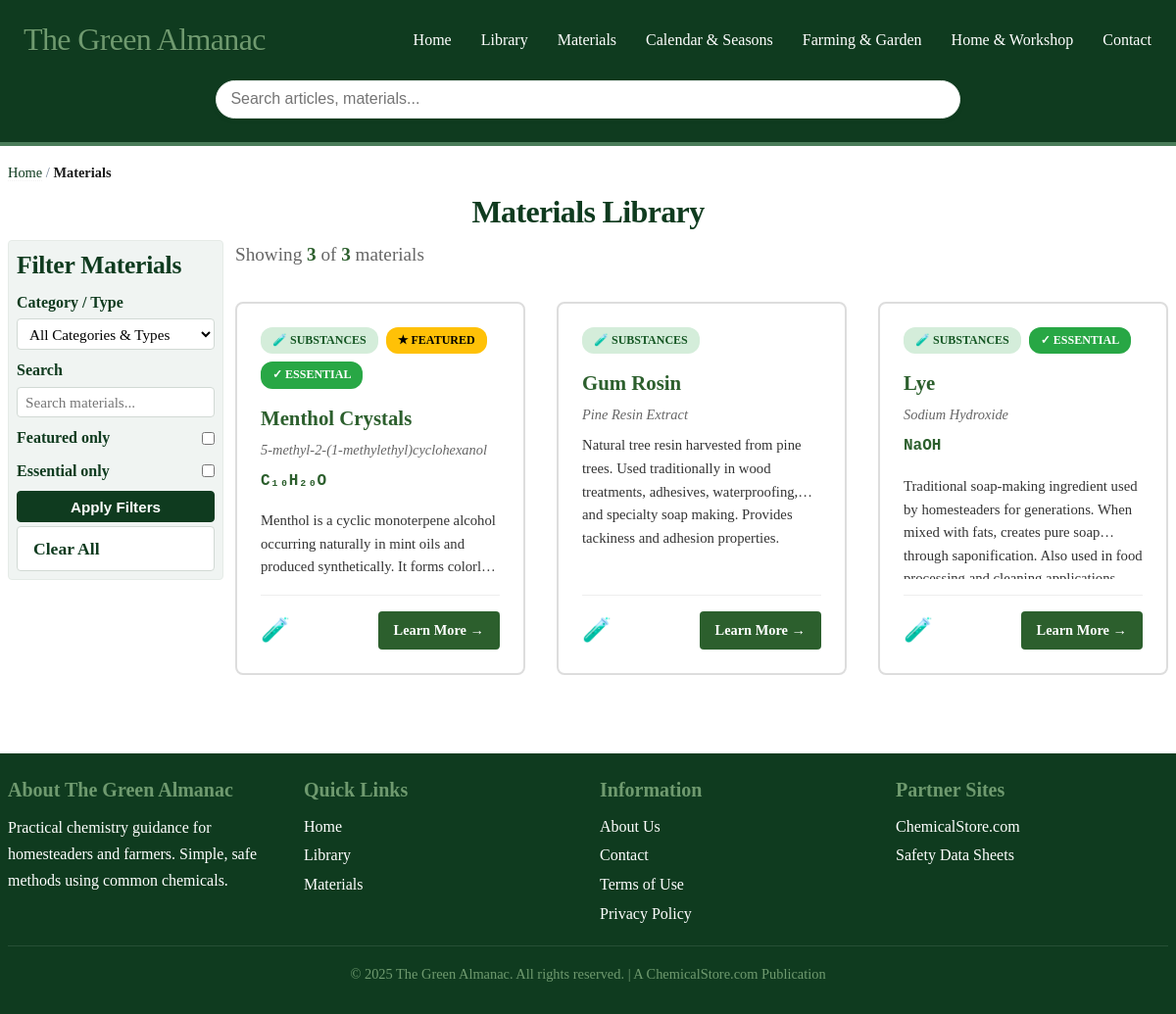
Page /materials.php on the committed database.
### tables this page shows
CREATE TABLE `sections` (
  `id` int(10) UNSIGNED NOT NULL,
  `name` varchar(100) NOT NULL,
  `slug` varchar(100) NOT NULL,
  `description` text DEFAULT NULL,
  `sort_order` int(11) DEFAULT 0,
  `created_at` timestamp NOT NULL DEFAULT current_timestamp(),
  `updated_at` timestamp NOT NULL DEFAULT current_timestamp() ON UPDATE current_timestamp()
);

CREATE TABLE `materials` (
  `id` int(10) UNSIGNED NOT NULL,
  `slug` varchar(100) NOT NULL COMMENT 'sodium-hydroxide, ph-meter, glass-jar-32oz',
  `common_name` varchar(200) NOT NULL COMMENT 'Lye, pH Meter, Glass Jar - user-friendly name',
  `technical_name` varchar(200) DEFAULT NULL COMMENT 'Sodium Hydroxide, Digital pH Tester - scientific/technical name',
  `other_names` text DEFAULT NULL COMMENT 'JSON array: ["caustic soda", "soda lye", "sodium hydrate"]',
  `chemical_formula` varchar(50) DEFAULT NULL COMMENT 'NaOH, H2SO4 (null for equipment)',
  `cas_number` varchar(20) DEFAULT NULL COMMENT 'CAS Registry Number: 1310-73-2',
  `category_id` int(10) UNSIGNED NOT NULL,
  `subcategory_id` int(10) UNSIGNED DEFAULT NULL,
  `description` mediumtext NOT NULL COMMENT 'What it is and what it does',
  `traditional_uses` text DEFAULT NULL COMMENT 'Historical homesteading applications',
  `modern_applications` text DEFAULT NULL COMMENT 'Current uses and applications',
  `safety_notes` text DEFAULT NULL COMMENT 'Safety precautions and warnings',
  `storage_instructions` text DEFAULT NULL COMMENT 'How to store properly',
  `maintenance_care` text DEFAULT NULL COMMENT 'Care instructions (for equipment/tools)',
  `specifications` longtext DEFAULT NULL COMMENT 'Technical specs: capacity, accuracy, material, dimensions, etc.' CHECK (json_valid(`specifications`)),
  `image_url` varchar(255) DEFAULT NULL COMMENT 'Main product image',
  `gallery_images` longtext DEFAULT NULL COMMENT 'Array of additional image URLs' CHECK (json_valid(`gallery_images`)),
  `featured` tinyint(1) DEFAULT 0 COMMENT 'Show on homepage/featured lists',
  `essential` tinyint(1) DEFAULT 0 COMMENT 'Essential vs nice-to-have',
  `difficulty_level` enum('beginner','intermediate','advanced') DEFAULT 'beginner',
  `purchase_url` varchar(255) DEFAULT NULL COMMENT 'Direct link to purchase this material',
  `abantecart_embed_code` text DEFAULT NULL COMMENT 'Complete AbanteCart widget HTML',
  `seo_title` varchar(255) DEFAULT NULL COMMENT 'Override for meta title',
  `seo_description` varchar(255) DEFAULT NULL COMMENT 'Override for meta description',
  `canonical_url` varchar(255) DEFAULT NULL COMMENT 'Canonical URL if needed',
  `status` enum('draft','published','discontinued') DEFAULT 'draft',
  `published_at` timestamp NULL DEFAULT NULL,
  `created_at` timestamp NOT NULL DEFAULT current_timestamp(),
  `updated_at` timestamp NOT NULL DEFAULT current_timestamp() ON UPDATE current_timestamp()
);

CREATE TABLE `material_categories` (
  `id` int(10) UNSIGNED NOT NULL,
  `slug` varchar(50) NOT NULL COMMENT 'substance, equipment, tool, container, safety, consumable',
  `name` varchar(100) NOT NULL COMMENT 'Display name',
  `description` text DEFAULT NULL COMMENT 'Category description',
  `icon` varchar(50) DEFAULT NULL COMMENT 'Icon class or emoji',
  `sort_order` int(11) DEFAULT 0,
  `created_at` timestamp NOT NULL DEFAULT current_timestamp()
);

### includes/db-functions.php (called while the page is built, shortened)
<?php
function get_sections($pdo) {
    $stmt = $pdo->query("SELECT * FROM sections ORDER BY sort_order ASC");
    return $stmt->fetchAll();
}

### includes/functions.php (called while the page is built, shortened)
<?php
function h($string) {
    return htmlspecialchars($string, ENT_QUOTES, 'UTF-8');
}

### includes/materials-functions.php (called while the page is built, shortened)
<?php
function get_materials($pdo, $filters = [], $limit = null, $offset = 0) {
    $params = [];
    $where = ["m.status = 'published'"];
    $joins = [];
    $searchParamPos = null;
    $sql = "SELECT m.*,
            mc.name as category_name, mc.slug as category_slug, mc.icon as category_icon,
            ms.name as subcategory_name, ms.slug as subcategory_slug
            FROM materials m
            LEFT JOIN material_categories mc ON m.category_id = mc.id
            LEFT JOIN material_subcategories ms ON m.subcategory_id = ms.id
            " . implode(' ', array_unique($joins)) . "
            WHERE " . implode(' AND ', $where) . "
            ORDER BY m.featured DESC, m.common_name ASC";
    if ($limit !== null) {
        $sql .= " LIMIT ? OFFSET ?";
        $params[] = $limit;
        $params[] = $offset;
    }
    $stmt = $pdo->prepare($sql);
    try {
        $stmt->execute($params);
    } catch (PDOException $e) {
        if (!empty($filters['search']) && (stripos($e->getMessage(), 'FULLTEXT') !== false || stripos($e->getMessage(), "Can't find FULLTEXT index") !== false || strpos($e->getMessage(), '1191') !== false)) {
            foreach ($where as $wi => $wval) {
                if (stripos($wval, 'MATCH(') !== false) {
                    $where[$wi] = "(m.common_name LIKE ? OR m.technical_name LIKE ? OR m.description LIKE ? )";
                    break;
                }
            }
            $likeTerm = '%' . $filters['search'] . '%';
            if ($searchParamPos !== null) {
                array_splice($params, $searchParamPos, 1, [$likeTerm, $likeTerm, $likeTerm]);
            }
            $sql = "SELECT m.*,
            mc.name as category_name, mc.slug as category_slug, mc.icon as category_icon,
            ms.name as subcategory_name, ms.slug as subcategory_slug
            FROM materials m
            LEFT JOIN material_categories mc ON m.category_id = mc.id
            LEFT JOIN material_subcategories ms ON m.subcategory_id = ms.id
            " . implode(' ', array_unique($joins)) . "
            WHERE " . implode(' AND ', $where) . "
            ORDER BY m.featured DESC, m.common_name ASC";
            if ($limit !== null) {
                $sql .= " LIMIT ? OFFSET ?";
            }
            $stmt = $pdo->prepare($sql);
            $stmt->execute($params);
        } else {
            throw $e;
        }
    }
    return $stmt->fetchAll();
}
function count_materials($pdo, $filters = []) {
    $params = [];
    $where = ["m.status = 'published'"];
    $joins = [];
    $searchParamPos = null;
    $sql = "SELECT COUNT(*) as total
        FROM materials m
        LEFT JOIN material_categories mc ON m.category_id = mc.id
        LEFT JOIN material_subcategories ms ON m.subcategory_id = ms.id
        " . implode(' ', array_unique($joins)) . "
        WHERE " . implode(' AND ', $where);
    $stmt = $pdo->prepare($sql);
    try {
        $stmt->execute($params);
    } catch (PDOException $e) {
        if (!empty($filters['search']) && (stripos($e->getMessage(), 'FULLTEXT') !== false || stripos($e->getMessage(), "Can't find FULLTEXT index") !== false || strpos($e->getMessage(), '1191') !== false)) {
            foreach ($where as $wi => $wval) {
                if (stripos($wval, 'MATCH(') !== false) {
                    $where[$wi] = "(m.common_name LIKE ? OR m.technical_name LIKE ? OR m.description LIKE ? )";
                    break;
                }
            }
            $likeTerm = '%' . $filters['search'] . '%';
            if ($searchParamPos !== null) {
                array_splice($params, $searchParamPos, 1, [$likeTerm, $likeTerm, $likeTerm]);
            }
            $sql = "SELECT COUNT(*) as total
            FROM materials m
            LEFT JOIN material_categories mc ON m.category_id = mc.id
            LEFT JOIN material_subcategories ms ON m.subcategory_id = ms.id
            " . implode(' ', array_unique($joins)) . "
            WHERE " . implode(' AND ', $where);
            $stmt = $pdo->prepare($sql);
            $stmt->execute($params);
        } else {
            throw $e;
        }
    }
    $result = $stmt->fetch();
    return $result['total'] ?? 0;
}

### materials.php (the view, shortened to what this page needs)
<?php
require_once 'config.php';
require_once 'includes/functions.php';
require_once 'includes/db-functions.php';
require_once 'includes/materials-functions.php';
$search_query = $_GET['search'] ?? '';
$featured_only = isset($_GET['featured']);
$essential_only = isset($_GET['essential']);
$page = isset($_GET['page']) ? max(1, intval($_GET['page'])) : 1;
$per_page = 24;
$offset = ($page - 1) * $per_page;
$category_slug = '';
$subcategory_slug = '';
$filters = [
    'category' => $category_slug,
    'subcategory' => $subcategory_slug,
    'search' => $search_query,
    'featured' => $featured_only,
    'essential' => $essential_only
];
$materials = get_materials($pdo, $filters, $per_page, $offset);
$total_materials = count_materials($pdo, $filters);
$page_title = 'Materials Library';
include 'includes/header.php';
?>
<div class="container materials-page">
    <div class="breadcrumb">
        <a href="/">Home</a> / <strong>Materials</strong>
    </div>
        <h1><?= htmlspecialchars($page_title) ?></h1>
        <div class="library-layout">
            <aside class="filters-sidebar">
                <h2>Filter Materials</h2>
                <form method="get" action="/materials.php" class="filters-form">
                    <div class="filter-group">
                        <label>Category / Type</label>
                        <select name="category">
                            <option value="">All Categories & Types</option>
                        </select>
                    </div>
                    <div class="filter-group">
                        <label>Search</label>
                        <input type="text" name="search" value="<?= htmlspecialchars($search_query) ?>" placeholder="Search materials..." />
                    </div>
                    <div class="filter-group filter-inline">
                        <label for="filter-featured">Featured only</label>
                        <input id="filter-featured" type="checkbox" name="featured" value="1" <?= $featured_only ? 'checked' : '' ?> />
                    </div>
                    <div class="filter-group filter-inline">
                        <label for="filter-essential">Essential only</label>
                        <input id="filter-essential" type="checkbox" name="essential" value="1" <?= $essential_only ? 'checked' : '' ?> />
                    </div>
                    <div class="filter-actions">
                        <button type="submit" class="btn btn-primary">Apply Filters</button>
                        <a href="/materials.php" class="btn btn-secondary">Clear All</a>
                    </div>
                </form>
            </aside>
            <div class="library-content">
        <div class="results-header">
            <div class="results-count">Showing <strong><?= count($materials) ?></strong> of <strong><?= $total_materials ?></strong> materials</div>
        </div>
        <?php if (empty($materials)): ?>
        <div class="empty-state">
            <h2>No materials found</h2>
            <p>Try adjusting your filters or search query.</p>
            <a href="/materials.php" class="btn btn-primary">View All Materials</a>
        </div>
        <?php else: ?>
        <div class="materials-grid">
            <?php foreach ($materials as $material): ?>
            <a href="/material.php?slug=<?= urlencode($material['slug']) ?>" class="material-card">
                <div class="material-badges">
                    <span class="material-badge badge-<?= $material['category_slug'] ?>"><?= $material['category_icon'] ?> <?= htmlspecialchars($material['category_name']) ?></span>
                    <?php if ($material['featured']): ?><span class="material-badge badge-featured">★ Featured</span><?php endif; ?>
                    <?php if ($material['essential']): ?><span class="material-badge badge-essential">✓ Essential</span><?php endif; ?>
                </div>
                <h3><?= htmlspecialchars($material['common_name']) ?></h3>
                <?php if ($material['technical_name']): ?><div class="material-technical"><?= htmlspecialchars($material['technical_name']) ?></div><?php endif; ?>
                <?php if ($material['chemical_formula']): ?><div class="material-formula"><?= htmlspecialchars($material['chemical_formula']) ?></div><?php endif; ?>
                <div class="material-description"><?= htmlspecialchars($material['description']) ?></div>
                <div class="material-footer">
                    <span class="material-category-icon"><?= $material['category_icon'] ?></span>
                    <span class="material-cta">Learn More →</span>
                </div>
            </a>
            <?php endforeach; ?>
        </div>
        <?php endif; ?>
        </div>
        </div>
    </div>
<?php include 'includes/footer.php'; ?>

### includes/header.php (shortened to what this page needs)
<!DOCTYPE html>
<html lang="en">
<head>
    <link rel="stylesheet" href="/assets/css/style.css">
    <link rel="stylesheet" href="/assets/css/article-content.css">
    <link rel="stylesheet" href="/assets/css/print.css" media="print">
</head>
<body class="<?= isset($body_class) ? h($body_class) : '' ?>">
    <header class="site-header">
        <div class="container">
            <div class="header-content">
                <h1 class="site-title">
                    <a href="/"><?= SITE_NAME ?></a>
                </h1>
                <nav class="main-nav" aria-label="Main Navigation">
                    <ul>
                        <li><a href="/">Home</a></li>
                        <li><a href="/library.php">Library</a></li>
                        <li><a href="/materials.php">Materials</a></li>
                        <?php
                        $sections = get_sections($pdo);
                        foreach ($sections as $nav_section):
                        ?>
                        <li><a href="/section.php?slug=<?= h($nav_section['slug']) ?>"><?= h($nav_section['name']) ?></a></li>
                        <?php endforeach; ?>
                        <li><a href="/contact.php">Contact</a></li>
                    </ul>
                </nav>
            </div>
        </div>
        <div class="container">
            <form id="global-search-form" class="global-search" role="search" action="/search.php" method="get" autocomplete="off">
                <div class="search-wrapper">
                    <input id="global-search-input" name="q" type="search" placeholder="Search articles, materials..." aria-label="Search the site" />
                </div>
            </form>
        </div>
    </header>
    <main class="site-main">

### rows in the picture
sections: name "Calendar & Seasons"
sections: name "Farming & Garden"
sections: name "Home & Workshop"
materials: category.icon "🧪", category.name "SUBSTANCES", featured "★ FEATURED", essential "✓ ESSENTIAL", common_name "Menthol Crystals", technical_name "5-methyl-2-(1-methylethyl)cyclohexanol", chemical_formula "C₁₀H₂₀O", description "Menthol is a cyclic monoterpene alcohol occurring naturally in mint oils and produced synthetically. It forms…"
materials: category.icon "🧪", category.name "SUBSTANCES", common_name "Gum Rosin", technical_name "Pine Resin Extract", description "Natural tree resin harvested from pine trees. Used traditionally in wood treatments, adhesives, waterproofing, and specialty soap making. Provides tackiness and adhesion properties."
materials: category.icon "🧪", category.name "SUBSTANCES", essential "✓ ESSENTIAL", common_name "Lye", technical_name "Sodium Hydroxide", chemical_formula "NaOH", description "Traditional soap-making ingredient used by homesteaders for generations. When mixed with fats, creates pure soap through saponification. Also used in…"

### other values in the picture
SITE_NAME "The Green Almanac"
$page_title "Materials Library"
count($materials) "3"
$total_materials "3"
